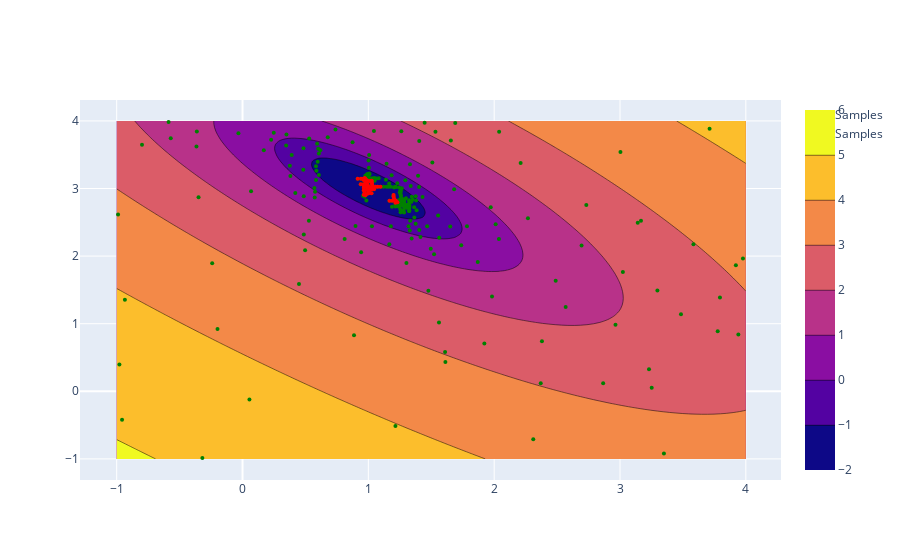

This figure's notebook cell:
### Code cell
# Initial set of samples
cost_target = 0.1

downselect_ratio = 0.3
function = rosenbrock_xy
(x_min, x_max) = (-1, 2)
(y_min, y_max) = (-1, 2)

function = booth_xy
(x_min, x_max) = (-1, 4)
(y_min, y_max) = (-1, 4)
yaml_string = f"""
type: best_candidate
num_samples: 30
# previous_samples: samples.csv # optional
# cost_variable: Z   # required if previous_samples is provided
parameters:
    X:
        min: {x_min}
        max: {x_max}
    Y:
        min: {y_min}
        max: {y_max}
"""
sample_dictionary = yaml_string_to_dict(yaml_string)

sampler = new_sampler(sample_dictionary)
samples = sampler.get_samples()

for sample in samples:
    sample['Z'] = function(sample['X'], sample['Y'])

df = pd.DataFrame(samples)
# Display the 5 smallest elements of 'Z'
smallest_values = df['Z'].nsmallest(5).to_list()

iterations = 20
while iterations > 0:
    # Create a temporary directory
    temp_dir = tempfile.mkdtemp()
    temp_file = os.path.join(temp_dir, "temp.csv")
    df.to_csv(temp_file)

    # next set of samples
    yaml_string = f"""
    type: best_candidate
    num_samples: 30
    previous_samples: {temp_file} # optional
    cost_variable: Z   # required if previous_samples is provided
    cost_target_oversample_ratio: 2.0 # default = BestCandidateSampler.DEFAULT_COST_TARGET_OVERSAMPLE_RATIO
    downselect_ratio: 0.3  # default = BestCandidateSampler.DEFAULT_DOWNSELECT_RATIO
    voxel_overlap: 1.0 # default = BestCandidateSampler.DEFAULT_VOXEL_OVERLAP
    cost_target: {cost_target}   # optional
    parameters:
        X:
            min: {x_min}
            max: {x_max}
        Y:
            min: {y_min}
            max: {y_max}
    """
    sample_dictionary = yaml_string_to_dict(yaml_string)

    sampler = new_sampler(sample_dictionary)
    samples = sampler.get_samples()
    if len (samples) == 0:
        print("no more samples")
        break

    for sample in samples:
        sample['Z'] = function(sample['X'], sample['Y'])

    df_new = pd.DataFrame(samples)
    df = pd.concat([df, df_new], ignore_index=True)

    smallest_values = df['Z'].nsmallest(5).to_list()

    shutil.rmtree(temp_dir)
    iterations -= 1
    
selected_rows = df[df['Z'] <= cost_target]
# selected_rows = df

# Contour plot
x_values = np.linspace(x_min, x_max, 100)  # Generate x values between -1 and 2
y_values = np.linspace(y_min, y_max, 100)  # Generate y values between -1 and 2
X, Y = np.meshgrid(x_values, y_values)
Z = np.log(function(X, Y))

fig = go.Figure(data=[
    go.Contour(
        z=Z,
        x=x_values,
        y=y_values,
        zmin=-2,  # Set z minimum value
        zmax=6,   # Set z maximum value 
    ),
    go.Scatter(
        x=df["X"],
        y=df["Y"],
        mode="markers",
        marker=dict(
            color="green",
            size=4,
            symbol="circle"
        ),
        name="Samples"
    ),
    go.Scatter(
        x=selected_rows["X"],
        y=selected_rows["Y"],
        mode="markers",
        marker=dict(
            color="red",
            size=4,
            symbol="circle"
        ),
        name="Samples"
    ),
])
fig.show()

### Figure 1 — Plotly figure (JSON) as saved in the notebook; plotly's stock layout.template omitted (floating-point values rounded to 4 significant figures; data arrays with more than 128 entries replaced by an {"elided": "..."} marker saying what was removed)
{"data": [{"type": "contour", "x": [-1, -0.9495, -0.899, -0.8485, -0.798, -0.7475, -0.697, -0.6465, -0.596, -0.5455, -0.4949, -0.4444, -0.3939, -0.3434, -0.2929, -0.2424, -0.1919, -0.1414, -0.09091, -0.0404, 0.0101, 0.06061, 0.1111, 0.1616, 0.2121, 0.2626, 0.3131, 0.3636, 0.4141, 0.4646, 0.5152, 0.5657, 0.6162, 0.6667, 0.7172, 0.7677, 0.8182, 0.8687, 0.9192, 0.9697, 1.02, 1.071, 1.121, 1.172, 1.222, 1.273, 1.323, 1.374, 1.424, 1.475, 1.525, 1.576, 1.626, 1.677, 1.727, 1.778, 1.828, 1.879, 1.929, 1.98, 2.03, 2.081, 2.131, 2.182, 2.232, 2.283, 2.333, 2.384, 2.434, 2.485, 2.535, 2.586, 2.636, 2.687, 2.737, 2.788, 2.838, 2.889, 2.939, 2.99, 3.04, 3.091, 3.141, 3.192, 3.242, 3.293, 3.343, 3.394, 3.444, 3.495, 3.545, 3.596, 3.646, 3.697, 3.747, 3.798, 3.848, 3.899, 3.949, 4], "y": [-1, -0.9495, -0.899, -0.8485, -0.798, -0.7475, -0.697, -0.6465, -0.596, -0.5455, -0.4949, -0.4444, -0.3939, -0.3434, -0.2929, -0.2424, -0.1919, -0.1414, -0.09091, -0.0404, 0.0101, 0.06061, 0.1111, 0.1616, 0.2121, 0.2626, 0.3131, 0.3636, 0.4141, 0.4646, 0.5152, 0.5657, 0.6162, 0.6667, 0.7172, 0.7677, 0.8182, 0.8687, 0.9192, 0.9697, 1.02, 1.071, 1.121, 1.172, 1.222, 1.273, 1.323, 1.374, 1.424, 1.475, 1.525, 1.576, 1.626, 1.677, 1.727, 1.778, 1.828, 1.879, 1.929, 1.98, 2.03, 2.081, 2.131, 2.182, 2.232, 2.283, 2.333, 2.384, 2.434, 2.485, 2.535, 2.586, 2.636, 2.687, 2.737, 2.788, 2.838, 2.889, 2.939, 2.99, 3.04, 3.091, 3.141, 3.192, 3.242, 3.293, 3.343, 3.394, 3.444, 3.495, 3.545, 3.596, 3.646, 3.697, 3.747, 3.798, 3.848, 3.899, 3.949, 4], "z": {"elided": "100x100 float values"}, "zmax": 6, "zmin": -2}, {"marker": {"color": "green", "size": 4, "symbol": "circle"}, "mode": "markers", "name": "Samples", "type": "scatter", "x": {"elided": "266 float values"}, "y": {"elided": "266 float values"}}, {"marker": {"color": "red", "size": 4, "symbol": "circle"}, "mode": "markers", "name": "Samples", "type": "scatter", "x": [0.9977, 0.9961, 1.029, 0.9653, 1.189, 1.009, 0.9939, 1.074, 0.969, 1.028, 1.204, 0.9765, 0.9639, 0.9414, 0.9632, 1.027, 1.025, 0.9795, 1.2, 1.002, 1.218, 1.007, 0.9647, 1.097, 1.029, 1.031, 0.9152, 0.9703, 0.9396, 1.2, 1.168, 0.9652, 0.9892, 1.028, 1.231, 1.026, 1.203, 0.997, 0.9634, 0.9645, 1.057, 0.9861, 0.9716, 0.9583, 0.9773, 1.045, 0.9821, 0.9859, 1.01, 1.215, 0.9832, 1.012], "y": [3.112, 2.925, 3.03, 3.017, 2.819, 2.987, 3.06, 3.025, 2.957, 3.075, 2.851, 3.139, 2.909, 3.143, 3.061, 3.116, 2.929, 3.086, 2.88, 3.025, 2.821, 2.949, 2.992, 3.026, 2.991, 3.055, 3.145, 2.932, 3.062, 2.903, 2.82, 3.036, 2.988, 3.012, 2.798, 3.093, 2.833, 2.972, 3.127, 2.974, 3.026, 3.029, 3.155, 3.143, 2.9, 2.99, 3.11, 3.127, 2.933, 2.788, 3.072, 3.111]}], "layout": {}}
